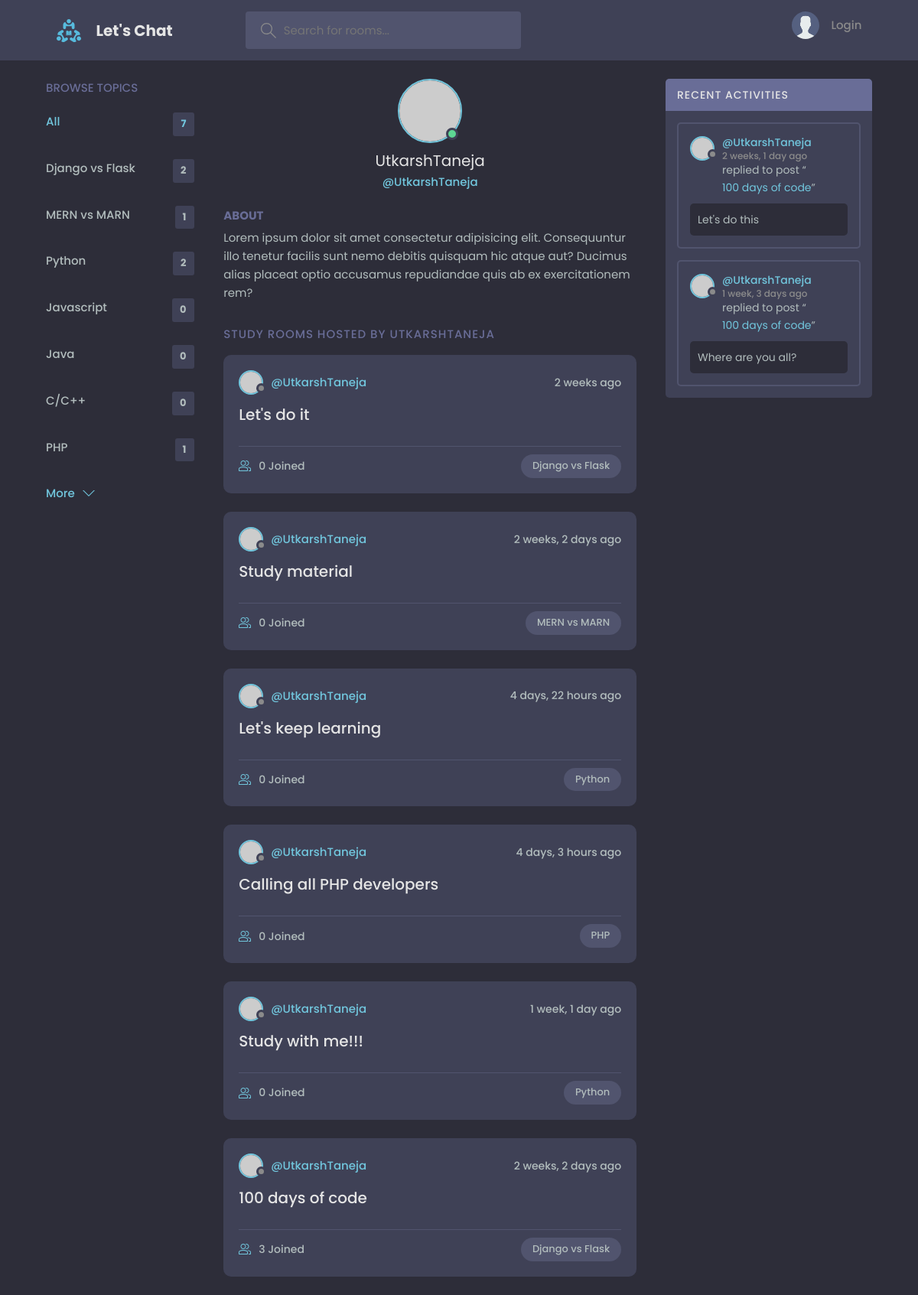
Page /profile/1/ on the committed database.
### base/models.py (models this page shows, shortened)
class Topic(models.Model):
    name = models.TextField()

class Room(models.Model):
    host = models.ForeignKey(User, on_delete=models.CASCADE, null=True)
    topic = models.ForeignKey(Topic, on_delete=models.SET_NULL, null=True)
    name = models.CharField(max_length=200)
    description = models.TextField(null=True, blank=True)
    participants = models.ManyToManyField(User, related_name='participants', blank=True)
    updated = models.TimeField(auto_now=True)
    created = models.DateTimeField(auto_now_add=True)
    class Meta:
        ordering = ['-updated', '-created']

class Message(models.Model):
    user = models.ForeignKey(User, on_delete=models.CASCADE)
    room = models.ForeignKey(Room, on_delete=models.CASCADE)
    body = models.TextField()
    updated = models.TimeField(auto_now=True)
    created = models.DateTimeField(auto_now_add=True)
    class Meta:
        ordering = ['-updated', '-created']

### base/views.py (the view)
# urls.py: path('profile/<str:pk>/', views.userProfile, name='user_profile'),
def userProfile(request, pk):
    user = User.objects.get(id=pk)
    rooms = user.room_set.all()
    room_messages = user.message_set.all()
    topics = Topic.objects.all()
    context = {'user' : user, 'rooms' : rooms, 'room_messages' : room_messages, 'topics' : topics}
    return render(request, 'base/profile.html', context)

### base/templates/base/profile.html (shortened to what this page needs)
{% extends "main.html" %}
{% block content %}
  <main class="profile-page layout layout--3">
    <div class="container">
      {% include "base/topics_component.html" %}
      <div class="roomList">
        <div class="profile">
          <div class="profile__avatar">
            <div class="avatar avatar--large active">
              <img src="https://randomuser.me/api/portraits/men/11.jpg" />
            </div>
          </div>
          <div class="profile__info">
            <h3>{{user.username}}</h3>
            <p>@{{user.username}}</p>
          </div>
          <div class="profile__about">
            <h3>About</h3>
            <p>
              Lorem ipsum dolor sit amet consectetur adipisicing elit. Consequuntur illo tenetur
              facilis sunt nemo debitis quisquam hic atque aut? Ducimus alias placeat optio
              accusamus repudiandae quis ab ex exercitationem rem?
            </p>
          </div>
        </div>
        <div class="roomList__header">
          <div>
            <h2>Study Rooms Hosted by {{user.username}}</a>
            </h2>
          </div>
        </div>
        {% include "base/feed_component.html" %}
      </div>
      {% include "base/activity_component.html" %}
    </div>
  </main>
</body>
</html>
{% endblock %}

### templates/main.html (shortened to what this page needs)
{% load static %}
<!DOCTYPE html>
<html lang="en">
  <head>
    <link rel="stylesheet" href="{% static 'styles/style.css' %}" />
  </head>
  <body>
    {% include "navbar.html" %}
    {% block content %}
    {% endblock %}
  </body>
</html>

### templates/navbar.html (shortened to what this page needs)
{% load static %}
<header class="header header--loggedIn">
    <div class="container">
      <a href="{% url 'home' %}" class="header__logo">
        <img src="{% static 'images/logo.svg' %}" />
        <h1>Let's Chat</h1>
      </a>
      <form class="header__search" method="GET" action="{% url 'home' %}">
        <label>
          <input name="q" placeholder="Search for rooms..." />
        </label>
      </form>
      <nav class="header__menu">
        {% if request.user.is_authenticated %}
        <div class="header__user">
          <a href="{% url 'update_user' %}">
            <div class="avatar avatar--medium active">
              <img src="https://randomuser.me/api/portraits/men/37.jpg" />
            </div>
            <p>{{request.user.username}} <span>@{{request.user.username}}</span></p>
          </a>
          <button class="dropdown-button">
            <svg version="1.1" xmlns="http://www.w3.org/2000/svg" width="32" height="32" viewBox="0 0 32 32">
              <title>chevron-down</title>
              <path d="M16 21l-13-13h-3l16 16 16-16h-3l-13 13z"></path>
            </svg>
          </button>
        </div>
        {% else %}
        <a href="{% url "login" %}">
          <img src="{% static 'images/avatar.svg' %}" />
          <p>Login</p>
        </a>
        {% endif %}
      </nav>
    </div>
  </header>

### base/templates/base/topics_component.html
<div class="topics">
  <div class="topics__header">
    <h2>Browse Topics</h2>
  </div>
  <ul class="topics__list">
    <li>
      <a href="{% url "home" %}" class="active">All <span>{{topics.count}}</span></a>
    </li>
    {% for topic in topics %}
    <li>
      <a href="{% url 'home' %}?q={{topic.name}}">{{topic.name}} <span>{{topic.room_set.all.count}}</span></a>
    </li>
    {% endfor %}
  </ul>
  <a class="btn btn--link" href="{% url 'topics' %}">
    More
    <svg version="1.1" xmlns="http://www.w3.org/2000/svg" width="32" height="32" viewBox="0 0 32 32">
      <title>chevron-down</title>
      <path d="M16 21l-13-13h-3l16 16 16-16h-3l-13 13z"></path>
    </svg>
  </a>
</div>

### base/templates/base/feed_component.html (shortened to what this page needs)
{% for room in rooms %}
<div class="roomListRoom">
    <div class="roomListRoom__header">
      <a href="{% url "user_profile" room.host.id %}" class="roomListRoom__author">
        <div class="avatar avatar--small">
          <img src="https://randomuser.me/api/portraits/women/11.jpg" />
        </div>
        <span>@{{room.host.username}}</span>
      </a>
      <div class="roomListRoom__actions">
        <span>{{room.created|timesince}} ago</span>
      </div>
    </div>
    <div class="roomListRoom__content">
      <a href="{% url "room" room.id %}">{{room.name}}</a>
    </div>
    <div class="roomListRoom__meta">
      <a href="{% url "room" room.id %}" class="roomListRoom__joined">
        {{room.participants.all.count}} Joined
      </a>
      <p class="roomListRoom__topic">{{room.topic.name}}</p>
    </div>
  </div>
{% endfor %}

### base/templates/base/activity_component.html (shortened to what this page needs)
<div class="activities">
  <div class="activities__header">
    <h2>Recent Activities</h2>
  </div>
  {% for message in room_messages %}
  <div class="activities__box">
    <div class="activities__boxHeader roomListRoom__header">
      <a href="{% url "user_profile" message.user.id %}" class="roomListRoom__author">
        <div class="avatar avatar--small">
          <img src="https://randomuser.me/api/portraits/women/11.jpg" />
        </div>
        <p>
          @{{ message.user }}
          <span>{{ message.created|timesince }} ago</span>
        </p>
      </a>
    </div>
    <div class="activities__boxContent">
      <p>
        replied to post “
        <a href="{% url "room" message.room.id %}">{{ message.room.name }}</a>”
      </p>
      <div class="activities__boxRoomContent">
        {{ message.body }}
      </div>
    </div>
  </div>
  {% endfor %}
</div>

### rows in the picture
Topic: name "Django vs Flask", room_set.all.count "2"
Topic: name "MERN vs MARN", room_set.all.count "1"
Topic: name "Python", room_set.all.count "2"
Topic: name "Javascript", room_set.all.count "0"
Topic: name "Java", room_set.all.count "0"
Topic: name "C/C++", room_set.all.count "0"
Topic: name "PHP", room_set.all.count "1"
Room: host.username "UtkarshTaneja", created "2 weeks", name "Let's do it", participants.all.count "0", topic.name "Django vs Flask"
Room: host.username "UtkarshTaneja", created "2 weeks, 2 days", name "Study material", participants.all.count "0", topic.name "MERN vs MARN"
Room: host.username "UtkarshTaneja", created "4 days, 22 hours", name "Let's keep learning", participants.all.count "0", topic.name "Python"
Room: host.username "UtkarshTaneja", created "4 days, 3 hours", name "Calling all PHP developers", participants.all.count "0", topic.name "PHP"
Room: host.username "UtkarshTaneja", created "1 week, 1 day", name "Study with me!!!", participants.all.count "0", topic.name "Python"
Room: host.username "UtkarshTaneja", created "2 weeks, 2 days", name "100 days of code", participants.all.count "3", topic.name "Django vs Flask"
Message: user "UtkarshTaneja", created "2 weeks, 1 day", room.name "100 days of code", body "Let's do this"
Message: user "UtkarshTaneja", created "1 week, 3 days", room.name "100 days of code", body "Where are you all?"

### other values in the picture
{{ topics.count }} "7"
{{ user.username }} "UtkarshTaneja"
{{ user.username }} "UTKARSHTANEJA"
